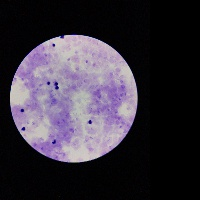
#> input picture notebooks/MR4_example_data/orig/2305_vs1_u11_1_Ri7cpTbEgnfAw8R6E_43.jpg, 200 x 200 px, given as the content of the folder ../../samples, which was not available
$ jupyter execute --allow-errors ImagePreproc3_WholeImageBlur_RandomBlursizes.ipynb   (text cells are left out)
#> lines starting #> are read from the running program, lines starting #| are printed output that depends on the picture
#> further down, raw_img is the input picture: shape (200, 200, 3); mean B, G, R 61, 49.9, 55.9
#> `blurred_img = cv.GaussianBlur(img, (blur_size, blur_size),0)`:
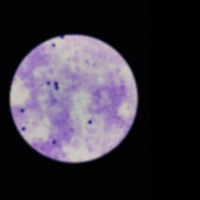
#> blurred_img: shape (200, 200, 3); mean B, G, R 61, 49.9, 55.9
[cell 1]
import cv2 as cv
import matplotlib.pyplot as plt
import numpy as np
import glob
import math
import random
from collections import Counter
random.seed(21)

[cell 2]
IMAGE_FOLDER = '../../samples/'
OUTPUT_FOLDER = '../../processed/'
# BLUR_SIZE = 9
BLUR_RANGE = [3,5,7,9]
OUTPUT_DIM = 200

[cell 3]
# Load files from input folder
dir_content = glob.glob(IMAGE_FOLDER+'*.jpg')
input_filenames = [x.split('/')[-1] for x in dir_content]

[cell 4]
# %%time
# Perform reading, resizing, blurring, saving

counter = 0
num_files = len(input_filenames)

step = math.floor(0.1*num_files)
used_blurs = []

#> (the rest of this cell did not finish here and is left out)


$ run again, on notebooks/MR4_example_data/orig/2305_vs1_u11_1_Ri7cpTbEgnfAw8R6E_6.jpg
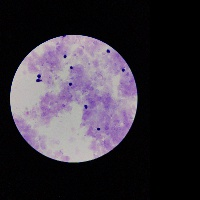
#> input picture notebooks/MR4_example_data/orig/2305_vs1_u11_1_Ri7cpTbEgnfAw8R6E_6.jpg, 200 x 200 px, given as the content of the folder ../../samples, which was not available
#> raw_img is the input picture: shape (200, 200, 3); mean B, G, R 57.8, 48.7, 54.6
#> `blurred_img = cv.GaussianBlur(img, (blur_size, blur_size),0)`:
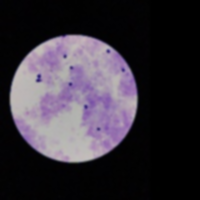
#> blurred_img: shape (200, 200, 3); mean B, G, R 57.8, 48.7, 54.6
